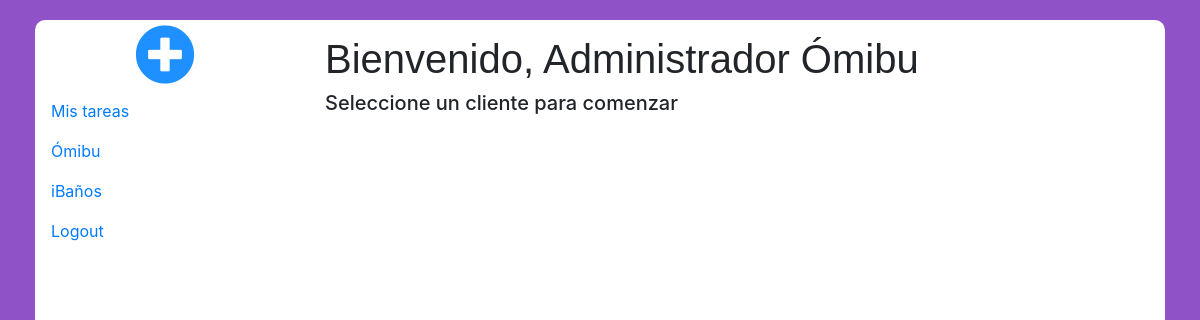
Page /index.php (signed in) on the committed database.
### tables this page shows
CREATE TABLE `worker` (
  `worker_ID` bigint(20) UNSIGNED NOT NULL,
  `name` varchar(50) NOT NULL,
  `surname` varchar(70) NOT NULL,
  `address` varchar(200) NOT NULL,
  `position` varchar(80) NOT NULL,
  `email` varchar(100) NOT NULL,
  `password` varchar(20) NOT NULL,
  `phone` int(9) NOT NULL
);

CREATE TABLE `client` (
  `client_ID` bigint(20) UNSIGNED NOT NULL,
  `name` varchar(50) NOT NULL
);

### index.php (the view, shortened to what this page needs)
<!DOCTYPE HTML>
<html lang="es">
	<head>
		<link rel="stylesheet" type="text/css" href="css/main.css">
		<link rel="stylesheet" href="https://stackpath.bootstrapcdn.com/bootstrap/4.3.1/css/bootstrap.min.css">
		<link rel="stylesheet" href="https://use.fontawesome.com/releases/v5.8.1/css/all.css">
	    <link rel="stylesheet" href="https://cdnjs.cloudflare.com/ajax/libs/font-awesome/4.7.0/css/font-awesome.min.css">
	</head>
	<body>
			<?php
                $db = connectDb();
            ?>
			<?php
				$workerData = mysqli_fetch_array(mysqli_query($db, "SELECT * FROM worker WHERE email = '$_SESSION[email]'"));
			?>
		<div class="container-fluid">
			<div class="mainBox">
				<div class="row">
						<div class="col-3 addClientBox">
							<a href="#"><i class="fas fa-plus-circle addClientBtn"></i></a>
						</div>
						<div class="col-9 welcomeMessage">
							<?php
								if(isset($_GET['client'])){
									$welcomeMessage = $workerData['name']." ".$workerData['surname'];
								}else{
									$welcomeMessage = "Bienvenido, ".$workerData['name']." ".$workerData['surname'];
								}
								echo "<h1>".$welcomeMessage."</h1>";
							?>
						</div>
				</div>
				<div class="row">
					<div class="col-3">
							<div class="nav flex-column nav-pills" id="v-pills-tab" role="tablist" aria-orientation="vertical">
								<a class="nav-link" href="myTasks/">Mis tareas</a>
								<?php
									$clientsQuery = mysqli_query($db, "SELECT * FROM client");
									if($row = mysqli_fetch_array($clientsQuery)){
										do{
											if(isset($_GET['client'])){
												if($_GET['client'] == $row['client_ID']){
													echo "<a class='nav-link active' href='index.php?client='$row[client_ID]'>".$row['name']."</a>";
												}else{
													echo "<a class='nav-link' href='index.php?client=$row[client_ID]'>".$row['name']."</a>";
												}
											}else{
												echo "<a class='nav-link' href='index.php?client=$row[client_ID]'>".$row['name']."</a>";
											}
										}while($row = mysqli_fetch_array($clientsQuery));
									}
								?>
								<a class="nav-link" href="login/logout.php">Logout</a>
							</div>
					</div>
						<div class="col-9">
							<?php
								if(isset($_GET['client'])){
									$actualID = $_GET['client'];
							?>
									<div class="tab-content" id="v-pills-tabContent">
										<div class="tab-pane fade show active" id="v-pills-home" role="tabpanel" aria-labelledby="v-pills-home-tab">
											<nav>
												<div class="nav nav-tabs" id="nav-tab" role="tablist">
													<a class="nav-item nav-link active" id="genericView" data-toggle="tab" href="#nav-first" role="tab" aria-controls="genericView" aria-selected="true">Vista general</a>
													<a class="nav-item nav-link" id="highPriority" data-toggle="tab" href="#nav-home" role="tab" aria-controls="nav-home" aria-selected="false">Calendario</a>
													<a class="nav-item nav-link" id="mediumPriority" data-toggle="tab" href="#nav-contact2" role="tab" aria-controls="nav-contact2" aria-selected="false">Tareas destacadas</a>
												</div>
											</nav>
											<?php
												$taskQuery = mysqli_query($db, "SELECT * FROM task WHERE worker_ID = $_SESSION[ID] and client_ID = $actualID");
												$standarPriority = $highPriority = Array();
												if($row = mysqli_fetch_array($taskQuery)){
													do{
														if($row['priority'] == 1){
															$highPriority[] = $row;
														}elseif($row['priority'] == 0){
															$standarPriority[] = $row;
														}
													}while($row = mysqli_fetch_array($taskQuery));
												}
											?>
											<div class="tab-content" id="nav-tabContent">
													<div class="tab-pane fade show active" id="nav-first" role="tabpanel" aria-labelledby="genericView">
														<table class="table col-11 table-responsive-md">
															<thead>
																<tr class="table-primary">
																	<th scope="col"></th>
																	<th scope="col">Responsable</th>
																	<th scope="col">Título</th>
																	<th scope="col">Descripción</th>
																	<th scope="col">Fecha límite</th>
																</tr>
															</thead>
															<tbody>
																	<?php
																		for($i=0; $i<sizeof($highPriority); $i++){
																			$auxArray = $highPriority[$i];
																			echo "<tr class='table-danger'>";
																				if($auxArray['Finalizado'] == '0'){
																					echo "<td><i class='fa fa-close'></i></td>";
																				}else{
																					echo "<td><i class='fa fa-check'></i></td>";
																				}
																				$associatedWorker = mysqli_fetch_array(mysqli_query($db, "SELECT * FROM worker WHERE worker_ID = $auxArray[worker_ID]"));
																				echo "<td>".$associatedWorker['name']." ".$associatedWorker['surname']."</td>";
																				echo "<td>".$auxArray['name']."</td>";
																				echo "<td>".$auxArray['description']."</td>";
																				$date = date("F j, Y", strtotime("$auxArray[limit_date]"));
																				echo "<td>".$date."</td>";
																				echo "<td style='text-align: center'><a href='Tasks/modifyTask.php?task=$auxArray[task_ID]&client=$actualID'><i class='fa fa-edit' style='font-size:20px;color:green'></i></a></td>";
																			echo "</tr>";
																		}
																	?>
																	<?php
																		for($i=0; $i<sizeof($standarPriority); $i++){
																			$auxArray = $standarPriority[$i];
																			echo "<tr class='table-warning'>";
																				if($auxArray['done'] == 0){
																					echo "<td><i class='fa fa-close'></td>";
																				}else{
																					echo "<td><i class='fa fa-check'></td>";
																				}
																				$associatedWorker = mysqli_fetch_array(mysqli_query($db, "SELECT * FROM worker WHERE worker_ID = $auxArray[worker_ID]"));
																				echo "<td>".$associatedWorker['name']." ".$associatedWorker['surname']."</td>";
																				echo "<td>".$auxArray['name']."</td>";
																				echo "<td>".$auxArray['description']."</td>";
																				$date = date("F j, Y", strtotime("$auxArray[limit_date]"));
																				echo "<td>".$date."</td>";
																				echo "<td style='text-align: center'><a href='Tasks/modifyTask.php?task=$auxArray[task_ID]&client=$actualID'><i class='fa fa-edit' style='font-size:20px;color:green'></i></a></td>";
																			echo "</tr>";
																		}
																	?>
															</tbody>
															<tfoot>
																<tr class="table-light">
																	<td colspan="6"><a href="tasks/addTask.php?client=<?php echo $actualID ?>"><button type="button" class="btn btn-secondary" style="width: 100%">Añadir tarea</button></a></td>
																</tr>
															</tfoot>
														</table>
													</div>
													<div class="tab-pane fade" id="nav-home" role="tabpanel" aria-labelledby="highPriority">
														<div class="col-12">
															<table class="col-12 calendar">
																<tr>
																	<th>L</th>
																	<th>M</th>
																	<th>X</th>
																	<th>J</th>
																	<th>V</th>
																	<th>S</th>
																	<th>D</th>
																</tr>
																<tr>
																	<td>1</td>
																	<td>2</td>
																	<td>3</td>
																	<td>4</td>
																	<td>5</td>
																	<td>6</td>
																	<td>7</td>
																</tr>
																<tr>
																	<td>8</td>
																	<td>9</td>
																	<td>10</td>
																	<td>11</td>
																	<td>12</td>
																	<td>13</td>
																	<td>14</td>
																</tr>
																<tr>
																	<td>15</td>
																	<td>16</td>
																	<td>17</td>
																	<td>18</td>
																	<td>19</td>
																	<td>20</td>
																	<td>21</td>
																</tr>
																<tr>
																	<td>22</td>
																	<td>23</td>
																	<td>24</td>
																	<td>25</td>
																	<td>26</td>
																	<td>27</td>
																	<td>28</td>
																</tr>
																<tr>
																	<td>29</td>
																	<td>30</td>
																	<td>31</td>
																	<td></td>
																	<td></td>
																	<td></td>
																	<td></td>
																</tr>
															</table>
														</div>
													</div>
													<div class="tab-pane fade" id="nav-contact2" role="tabpanel" aria-labelledby="options">
														<table class="table col-11">
															<thead>
																<tr class="table-primary">
																	<th scope="col">Responsable</th>
																	<th scope="col">Título</th>
																	<th scope="col">Descripción</th>
																	<th scope="col">Fecha límite</th>
																</tr>
															</thead>
															<tbody>
																<?php
																	for($i=0; $i<sizeof($highPriority); $i++){
																		$auxArray = $highPriority[$i];
																		echo "<tr class='table-danger'>";
																			$associatedWorker = mysqli_fetch_array(mysqli_query($db, "SELECT * FROM worker WHERE worker_ID = $auxArray[worker_ID]"));
																			echo "<td>".$associatedWorker['name']." ".$associatedWorker['surname']."</td>";
																			echo "<td>".$auxArray['name']."</td>";
																			echo "<td>".$auxArray['description']."</td>";
																			$date = date("F j, Y", strtotime("$auxArray[limit_date]"));
																			echo "<td>".$date."</td>";
																			echo "<td style='text-align: center'><a href='Tasks/modifyTask.phptask=$auxArray[task_ID]&$_GET[client]'><i class='fa fa-edit' style='font-size:20px;color:green'></i></a></td>";
																		echo "</tr>";
																	}
																?>
															</tbody>
														</table>
													</div>
											</div>
										</div>
									</div>
							<?php
								}else{
									echo "
										<div class='tab-content' id='v-pills-tabContent'>
											<h5>Seleccione un cliente para comenzar</h5>
										</div>
									";
								}
							?>
						</div>
				</div>
			</div>
		</div>
	</body>
</html>

### css/main.css (style rules this page uses)
h1 { font-family: arial, sans-serif; font-size: 16px; font-weight: bold; padding-top: 15px; margin-bottom: 1px; }
body { background-color: #9053c7 !important; }
.mainBox { margin: 20px !important; background: white !important; height:95vh; border-radius: 10px; }
.addClientBtn { font-size: 60px; color: dodgerblue; padding-top: 5px; }
.addClientBox { text-align: center; }
body { font-family: Poppins-Regular, sans-serif; }

### rows in the picture
worker: welcomeMessage "Bienvenido, Administrador Ómibu"
client: name "Ómibu"
client: name "iBaños"
